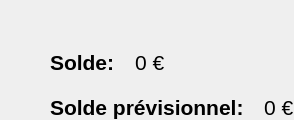
            <widget class="QWidget" name="accueil">
             <layout class="QHBoxLayout" name="horizontalLayout_11">
              <property name="spacing">
               <number>0</number>
              </property>
              <property name="leftMargin">
               <number>0</number>
              </property>
              <property name="topMargin">
               <number>0</number>
              </property>
              <property name="rightMargin">
               <number>0</number>
              </property>
              <property name="bottomMargin">
               <number>0</number>
              </property>
              <item alignment="Qt::AlignLeft|Qt::AlignTop">
               <widget class="QWidget" name="accueilLeftContainer" native="true">
                <layout class="QVBoxLayout" name="verticalLayout_13">
                 <property name="spacing">
                  <number>0</number>
                 </property>
                 <property name="leftMargin">
                  <number>50</number>
                 </property>
                 <property name="topMargin">
                  <number>50</number>
                 </property>
                 <property name="rightMargin">
                  <number>0</number>
                 </property>
                 <property name="bottomMargin">
                  <number>0</number>
                 </property>
                 <item alignment="Qt::AlignLeft|Qt::AlignTop">
                  <widget class="QWidget" name="soldeContainer" native="true">
                   <layout class="QHBoxLayout" name="horizontalLayout_12">
                    <property name="spacing">
                     <number>20</number>
                    </property>
                    <property name="leftMargin">
                     <number>0</number>
                    </property>
                    <property name="topMargin">
                     <number>0</number>
                    </property>
                    <property name="rightMargin">
                     <number>0</number>
                    </property>
                    <property name="bottomMargin">
                     <number>20</number>
                    </property>
                    <item>
                     <widget class="QLabel" name="soldeLabel">
                      <property name="font">
                       <font>
                        <pointsize>16</pointsize>
                        <bold>true</bold>
                       </font>
                      </property>
                      <property name="text">
                       <string>Solde:</string>
                      </property>
                     </widget>
                    </item>
                    <item>
                     <widget class="QLabel" name="soldeMontant">
                      <property name="font">
                       <font>
                        <pointsize>16</pointsize>
                       </font>
                      </property>
                      <property name="text">
                       <string>0 €</string>
                      </property>
                     </widget>
                    </item>
                   </layout>
                  </widget>
                 </item>
                 <item alignment="Qt::AlignLeft|Qt::AlignTop">
                  <widget class="QWidget" name="soldePrevisionnelContainer" native="true">
                   <layout class="QHBoxLayout" name="horizontalLayout_13">
                    <property name="spacing">
                     <number>20</number>
                    </property>
                    <property name="leftMargin">
                     <number>0</number>
                    </property>
                    <property name="topMargin">
                     <number>0</number>
                    </property>
                    <property name="rightMargin">
                     <number>0</number>
                    </property>
                    <property name="bottomMargin">
                     <number>0</number>
                    </property>
                    <item>
                     <widget class="QLabel" name="soldePrevisionnelLabel">
                      <property name="font">
                       <font>
                        <pointsize>16</pointsize>
                        <bold>true</bold>
                       </font>
                      </property>
                      <property name="text">
                       <string>Solde prévisionnel:</string>
                      </property>
                     </widget>
                    </item>
                    <item>
                     <widget class="QLabel" name="soldePrevisionnelMontant">
                      <property name="font">
                       <font>
                        <pointsize>16</pointsize>
                       </font>
                      </property>
                      <property name="text">
                       <string>0 €</string>
                      </property>
                     </widget>
                    </item>
                   </layout>
                  </widget>
                 </item>
                </layout>
               </widget>
              </item>
              <item>
               <widget class="QWidget" name="accueilRightContainer" native="true">
                <property name="sizePolicy">
                 <sizepolicy hsizetype="Expanding" vsizetype="Preferred">
                  <horstretch>0</horstretch>
                  <verstretch>0</verstretch>
                 </sizepolicy>
                </property>
               </widget>
              </item>
             </layout>
            </widget>
